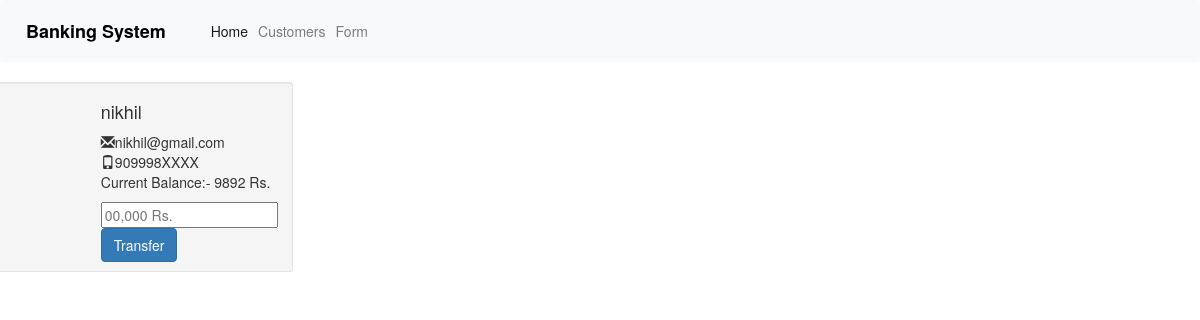
The page /transfer.php?id=2 on the database its author committed.
### tables this page shows
CREATE TABLE `users` (
  `id` int(11) NOT NULL,
  `name` varchar(200) NOT NULL,
  `email` varchar(200) NOT NULL,
  `mobile` text NOT NULL,
  `current_balance` text NOT NULL
);

### transfer.php (the view, shortened to what this page needs)
<?php include('include/header.php'); ?>
<?php include('include/db.php'); ?>
<link href="//netdna.bootstrapcdn.com/bootstrap/3.0.0/css/bootstrap.min.css" rel="stylesheet" id="bootstrap-css">
<?php
$fetch = mysqli_query($con,"select * from users where id = '$_GET[id]' ");
$row = mysqli_fetch_array($fetch);
?>
    <div class="row">
            <div class="well well-sm">
                <div class="row">
                    <div class="col-sm-6 col-md-4">
                    </div>
                    <div class="col-sm-6 col-md-8">
                        <h4>
                            <?php echo $row['name']; ?></h4>
                        <p>
                            <i class="glyphicon glyphicon-envelope"></i><?php echo $row['email']; ?>
                            <br />
                            <i class="glyphicon glyphicon-phone"></i><?php echo $row['mobile']; ?>
                            <br/>
                            Current Balance:- <?php echo $row['current_balance']; ?> Rs.
                        <div class="btn-group">
                            <form method="post">
                            <input type="tel" name="balance" placeholder="00,000 Rs.">
                            <button type="submit" name="transfer" class="btn btn-primary">Transfer</button></form>
                        </div>
                    </div>
                </div>
            </div>
        </div>

### rows shown on the page
users: name "nikhil", email "nikhil@gmail.com", mobile "909998XXXX", current_balance "9892"
